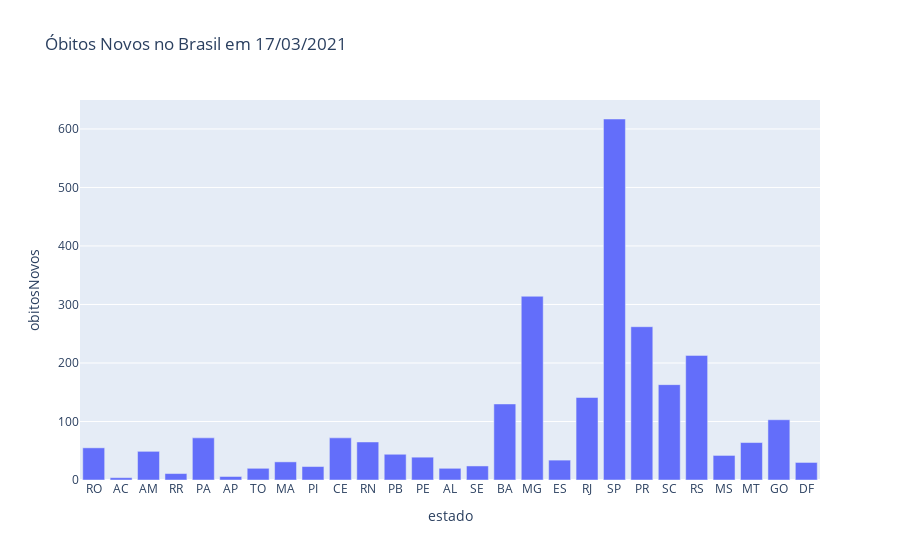

The notebook cell this image was saved under:
### Code cell
# Óbitos Novos no Brasil
titulo="Óbitos Novos no Brasil em "+(data_atual.strftime('%d/%m/%Y'))
fig = px.bar(dataset2x, x="estado", y="obitosNovos",title=titulo)
fig.show()

### Figure 1 — Plotly figure (JSON) as saved in the notebook; plotly's stock layout.template omitted (floating-point values rounded to 4 significant figures)
{"data": [{"alignmentgroup": "True", "hoverlabel": {"namelength": 0}, "hovertemplate": "estado=%{x}<br>obitosNovos=%{y}", "legendgroup": "", "marker": {"color": "#636efa"}, "name": "", "offsetgroup": "", "orientation": "v", "showlegend": false, "textposition": "auto", "type": "bar", "x": ["RO", "AC", "AM", "RR", "PA", "AP", "TO", "MA", "PI", "CE", "RN", "PB", "PE", "AL", "SE", "BA", "MG", "ES", "RJ", "SP", "PR", "SC", "RS", "MS", "MT", "GO", "DF"], "xaxis": "x", "y": [55, 4, 49, 11, 72, 6, 20, 31, 23, 72, 65, 44, 39, 20, 24, 130, 314, 34, 141, 617, 262, 163, 213, 42, 64, 103, 30], "yaxis": "y"}], "layout": {"barmode": "relative", "legend": {"tracegroupgap": 0}, "title": {"text": "Óbitos Novos no Brasil em 17/03/2021"}, "xaxis": {"anchor": "y", "domain": [0, 1], "title": {"text": "estado"}}, "yaxis": {"anchor": "x", "domain": [0, 1], "title": {"text": "obitosNovos"}}}}
